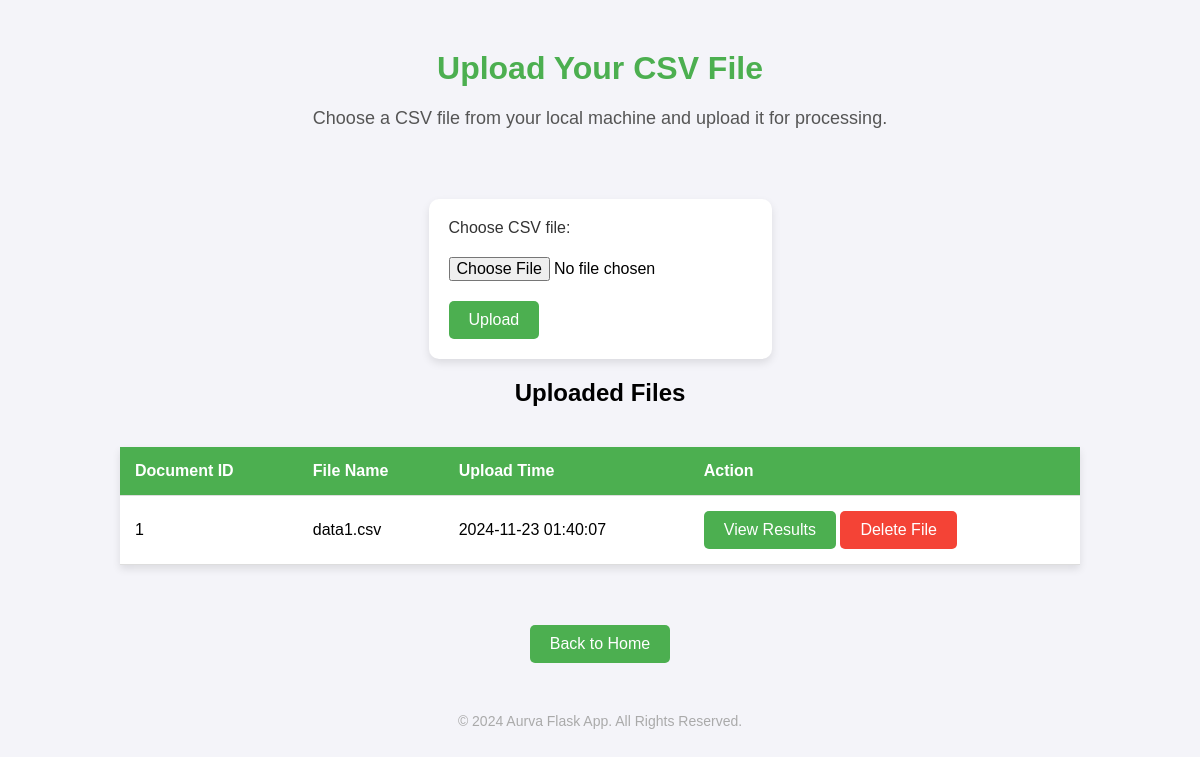
Screenshot of /upload with the database file from the repository.
### tables this page shows
CREATE TABLE ScannedFiles (
            DocID INTEGER PRIMARY KEY AUTOINCREMENT,
            DocName TEXT,
            UploadTime TEXT
        );

### app.py (the view, shortened to what this page needs)
@app.route('/upload', methods=['GET', 'POST'])
def upload():
    conn = sqlite3.connect(DATABASE)
    cursor = conn.cursor()
    cursor.execute("SELECT DocID, DocName, UploadTime FROM ScannedFiles")
    files_data = cursor.fetchall()
    conn.close()
    return render_template('upload.html', files_data=files_data)

### templates/upload.html (shortened to what this page needs)
<!DOCTYPE html>
<html lang="en">
<head>
</head>
<body>
    <h1>Upload Your CSV File</h1>
    <p>Choose a CSV file from your local machine and upload it for processing.</p>
    <div class="form-container">
        <form action="{{ url_for('upload') }}" method="POST" enctype="multipart/form-data">
            <label for="file">Choose CSV file:</label>
            <input type="file" name="file" id="file" required>
            <button type="submit" class="btn">Upload</button>
        </form>
    </div>
    <h2>Uploaded Files</h2>
    <table>
        <tr>
            <th>Document ID</th>
            <th>File Name</th>
            <th>Upload Time</th>
            <th>Action</th>
        </tr>
        {% for file in files_data %}
        <tr>
            <td>{{ file[0] }}</td>
            <td>{{ file[1] }}</td>
            <td>{{ file[2] }}</td>
            <td>
                <a href="{{ url_for('result', doc_id=file[0]) }}" class="btn">View Results</a>
                <form action="{{ url_for('delete', doc_id=file[0]) }}" method="POST" style="display:inline;">
                    <button type="submit" class="btn btn-delete">Delete File</button>
                </form>
            </td>
        </tr>
        {% endfor %}
    </table>
    <a href="{{ url_for('home') }}" class="btn" style="margin-top: 20px;">Back to Home</a>
    <footer>
        &copy; 2024 Aurva Flask App. All Rights Reserved.
    </footer>
</body>
</html>

### templates/upload.html (style rules this page uses)
body { font-family: Arial, sans-serif; text-align: center; background-color: #f4f4f9; margin: 0; padding: 0; }
h1 { color: #4CAF50; margin-top: 50px; }
p { color: #555; font-size: 18px; margin: 20px; }
.form-container { margin-top: 50px; display: inline-block; text-align: left; background: white; padding: 20px; border-radius: 10px; box-shadow: 0px 4px 8px rgba(0, 0, 0, 0.1); }
label { font-size: 16px; color: #333; }
input[type="file"] { display: block; margin: 20px 0; font-size: 16px; }
.btn { display: inline-block; background-color: #4CAF50; color: white; font-size: 16px; padding: 10px 20px; border: none; border-radius: 5px; cursor: pointer; text-decoration: none; transition: background-color 0.3s ease; }
.btn-delete { background-color: #f44336; }
table { margin: 40px auto; border-collapse: collapse; width: 80%; background: white; box-shadow: 0px 4px 8px rgba(0, 0, 0, 0.1); }
th, td { padding: 15px; text-align: left; border-bottom: 1px solid #ddd; }
th { background-color: #4CAF50; color: white; }
footer { margin-top: 50px; color: #aaa; font-size: 14px; }

### rows the page displays
ScannedFiles: DocID "1", DocName "data1.csv", UploadTime "2024-11-23 01:40:07"
